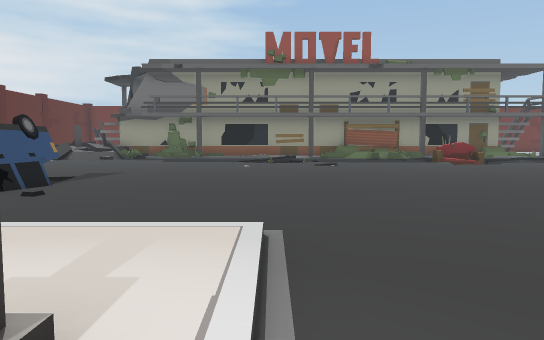
view 1 (above)

24 first-person views from a walk through a Unity game level. The camera is 1.4 m above the floor, tilts 4° down and sees 70° across. The floor is counted in squares, 2 m on a side. Each view is taken from the middle of a square. On the plan, view 1 faces up. The plan holds only what a view shows up to about 11 squares ahead; the rest is blank. The place goes on beyond the plan. The player is left out. Some surface patterns are stand-ins.

view 2
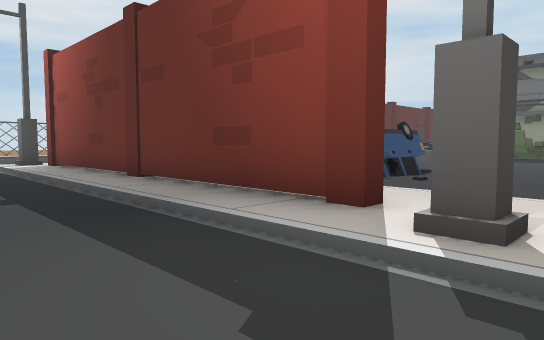

view 3
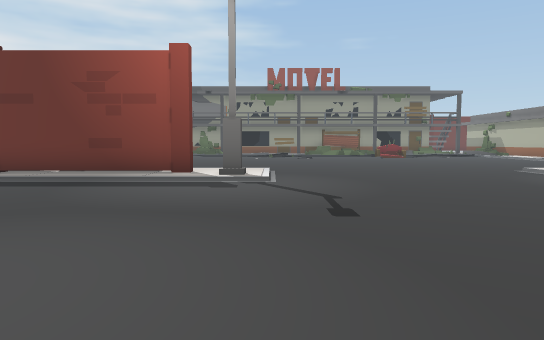

view 4
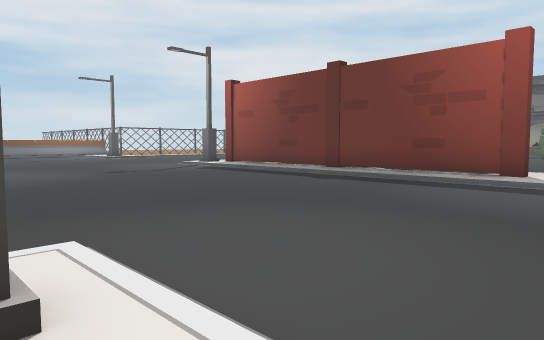

view 5
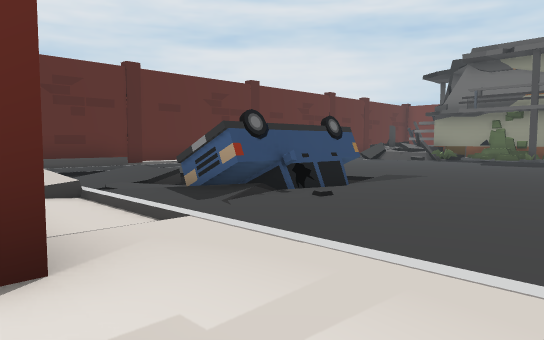

view 6
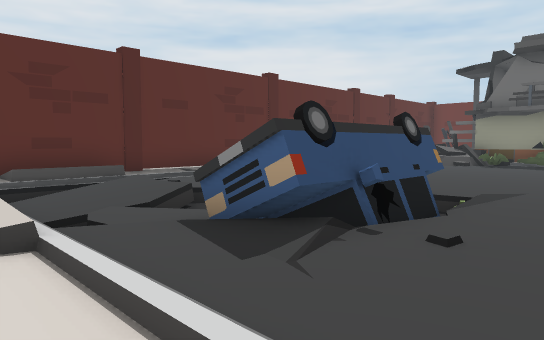

view 7
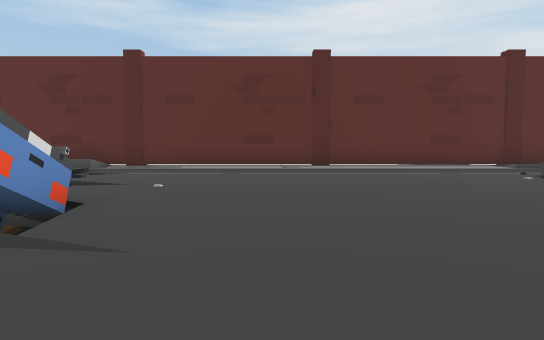

view 8
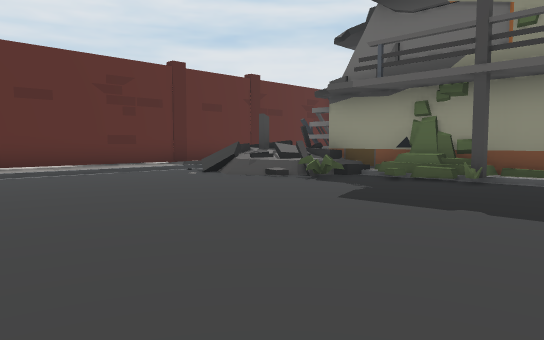

view 9
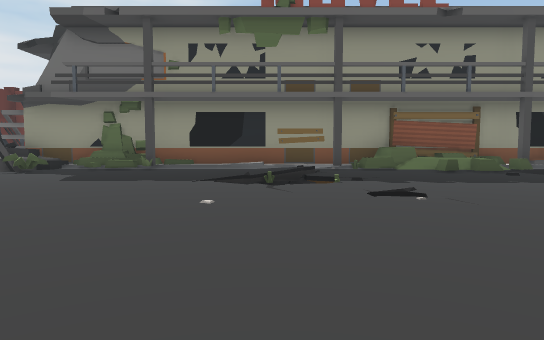

view 10
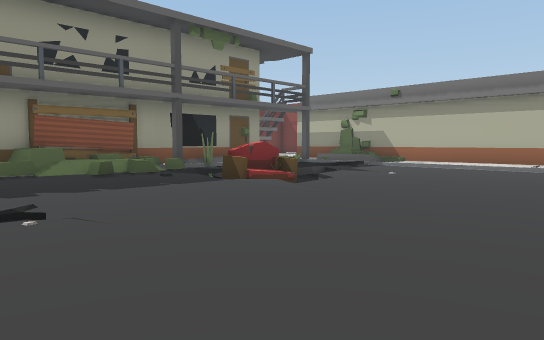

view 11
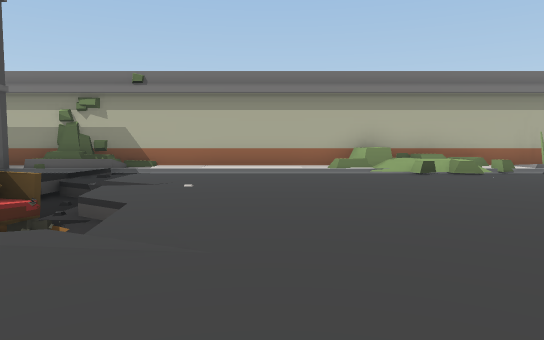

view 12
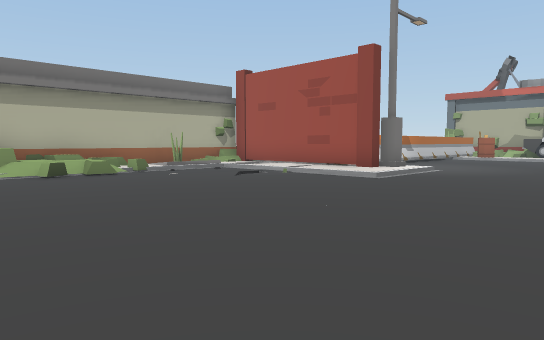

view 13
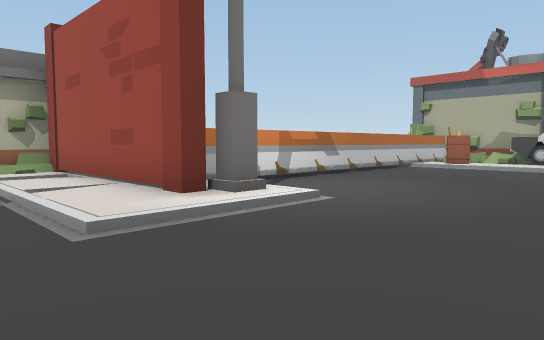

view 14
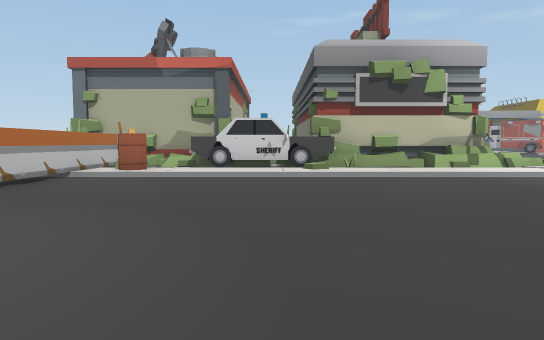

view 15
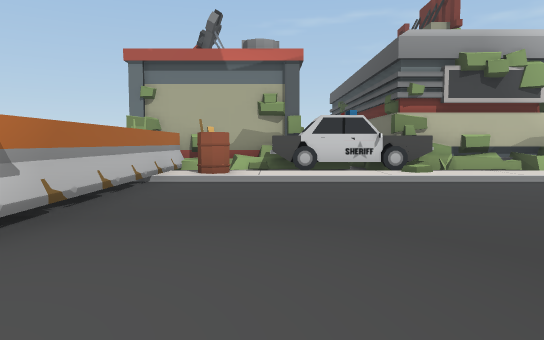

view 16
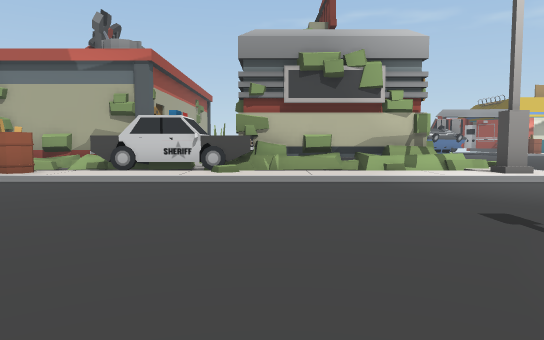

view 17
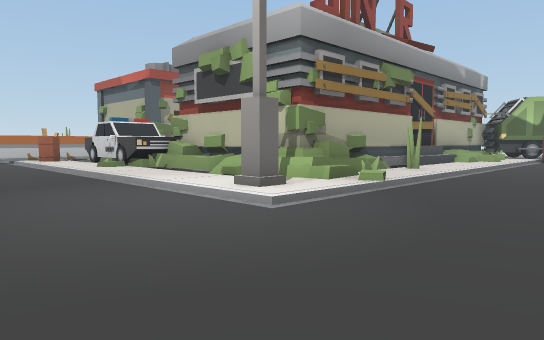

view 18
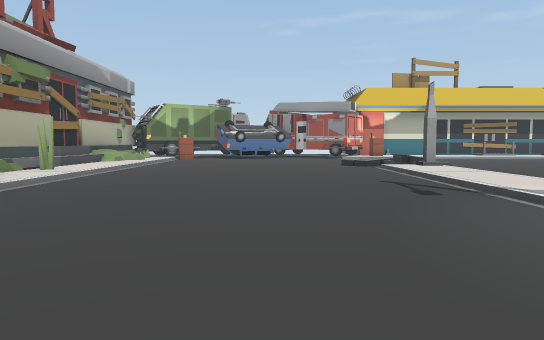

view 19
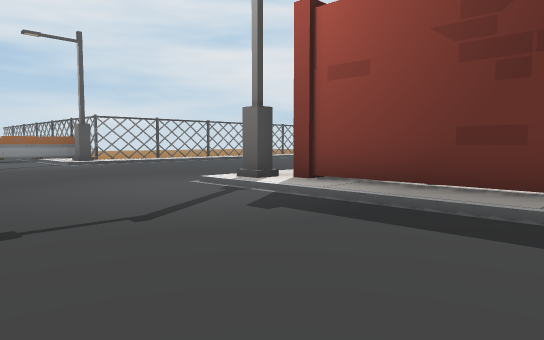

view 20
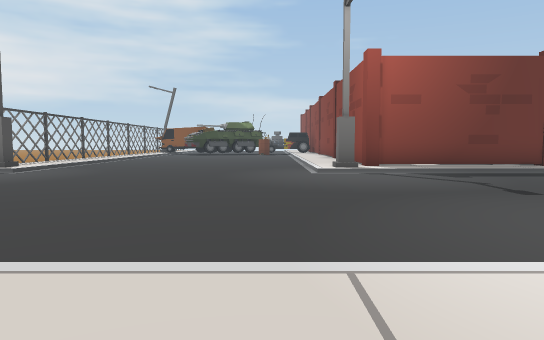

view 21
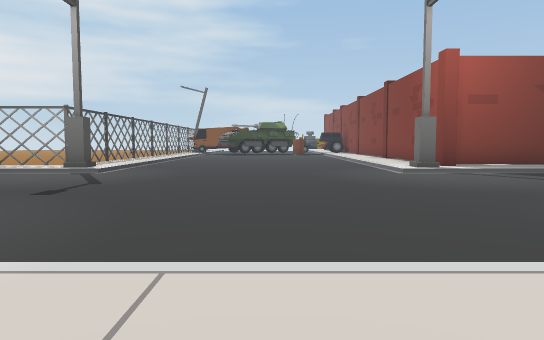

view 22
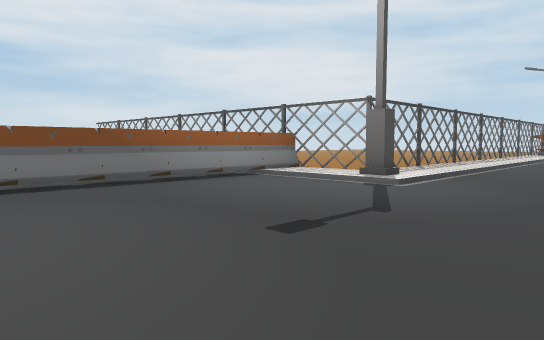

view 23
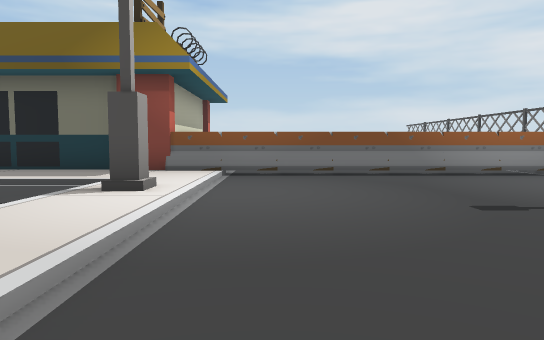

view 24
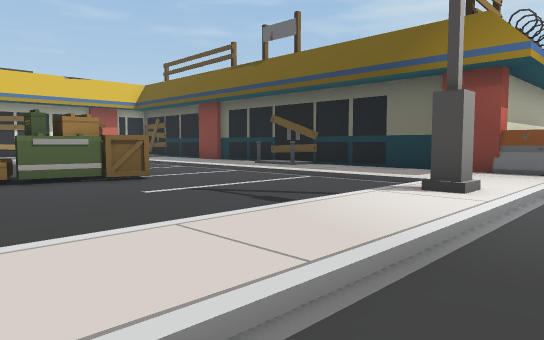

### Floor plan
Key: @ floor where view 1 was taken; # wall or solid block; x gap in a wall; . main floor; : floor 0.25 m higher than the main floor; - floor 0.5 m lower than the main floor; / step, stairs or slope; = window, fence, low wall or low ledge; ^ raised ledge; C car; T thing the floor can be seen under or through; S sofa; B barrel; O other object.
Columns run from 25 left of view 1 to 14 right of it. Each row starts with its distance up from view 1.
 18                 =######:::::=###       #
 17               # x/=//##.. .#///=x    ###
 16               #/=//=.....//..////    /##
 15               #/.........//..../  -////#
 14              O:/........//=....SS-=../.#
 13               #/...............///.../.#
 12              :#/...................../:#
 11              :#/...................../:#
 10              :#/...................../ #
  9              :#/...................../##
  8              :#/....//.............../^#
  7              :#/..=/CC...............=##
  6     :/.      :#/==-  C...............=##
  5    x:/.       #///=/CC.............../##
  4    #:/.       #////...............//./##
  3  ::=:/.       #///////////......//////##
  2  ###:/....../:#:.. /../::/....../::::/##
  1  O:##/....../##TTTTT###x#/....../#######
  0 .O////....../////////////@......// O
 -1 .O.................................O
 -2 .O.................................O
 -3 .O.................................O
 -4 .O.................................O
 -5 .O.................................O
 -6 .O.................................O
 -7 .O////////////  ....../////////////O
 -8  O:::#:::::::  /....../#/://:/:::B/O
 -9  #::........  :/......//////#OOOO
-10  #::......    :/....../=#######OO=O
-11  #::......   .:/....../=#      #####
-12  #::......  ..:/....../:#
-13  #/:...O..  ..:/....../##
-14   //.. OOO ...:/....../:#
-15    :..  O  ../#/....../:#

Where each view was taken, in squares from view 1:
view 1: 0 up, 0 right, facing up
view 2: 2 down, 0 right, facing up-left
view 3: 8 down, 0 right, facing up
view 4: 8 down, 0 right, facing up-left
view 5: 1 up, 0 right, facing up-left
view 6: 2 up, 2 left, facing up-left
view 7: 10 up, 1 left, facing left
view 8: 10 up, 1 left, facing up-left
view 9: 7 up, 0 right, facing up
view 10: 8 up, 1 right, facing up-right
view 11: 11 up, 3 right, facing right
view 12: 10 up, 3 right, facing down-right
view 13: 4 up, 4 right, facing down-right
view 14: 1 up, 5 right, facing down
view 15: 0 up, 7 right, facing down
view 16: 0 up, 3 right, facing down
view 17: 4 down, 6 left, facing down-right
view 18: 4 down, 7 left, facing down
view 19: 4 down, 7 left, facing up-left
view 20: 9 down, 14 left, facing up
view 21: 9 down, 16 left, facing up
view 22: 6 down, 17 left, facing up-left
view 23: 6 down, 15 left, facing left
view 24: 6 down, 15 left, facing down-left
